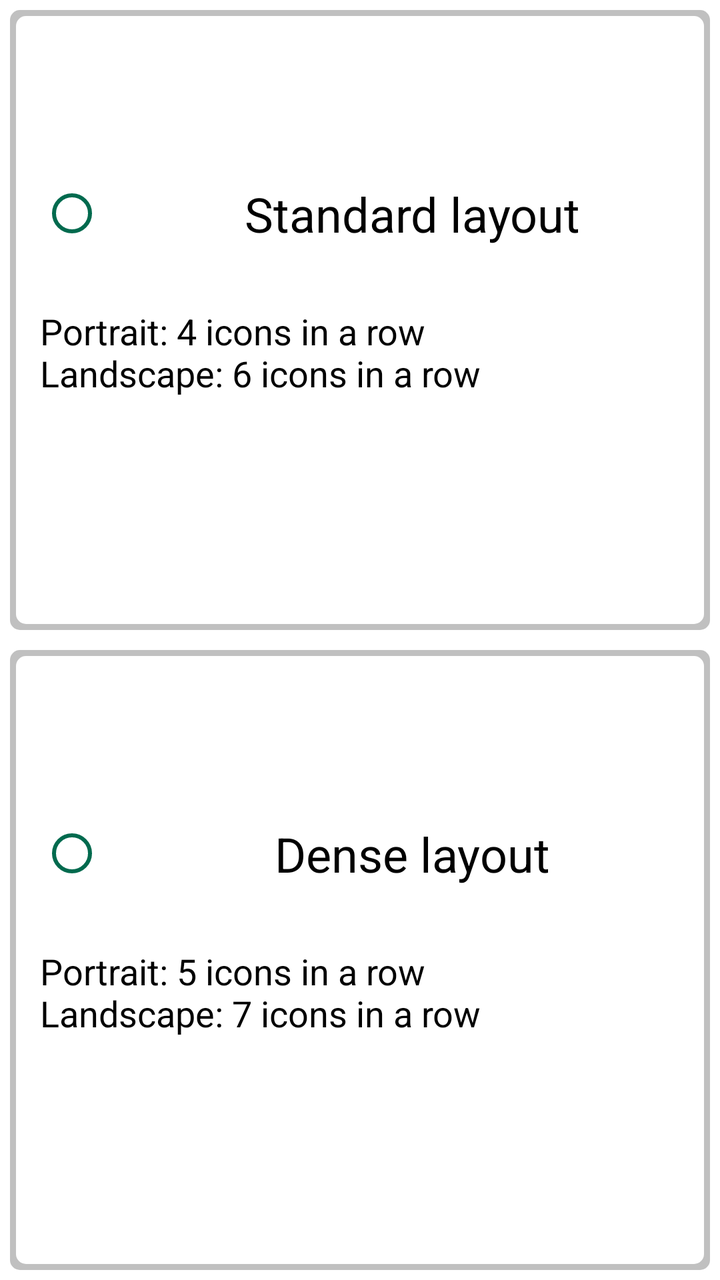
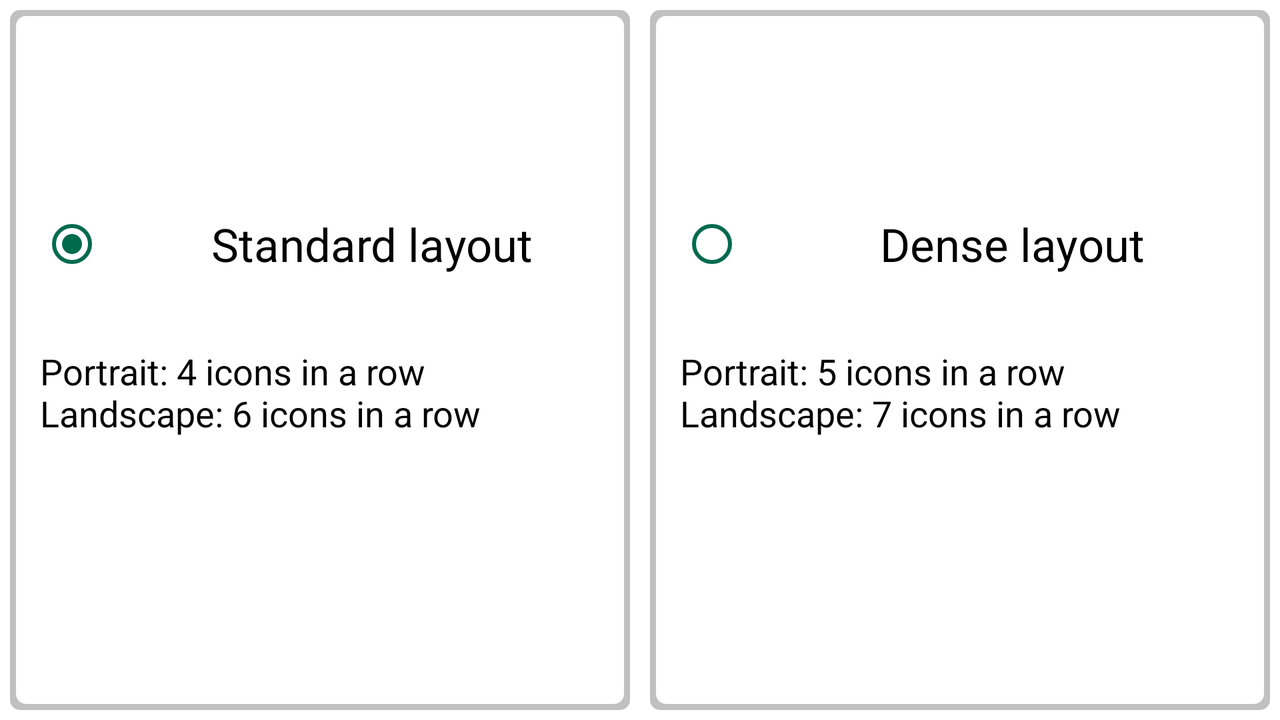

First picture: res/layout/ on a phone held upright. Second picture: the repository's own variant of that layout, on a device whose configuration matches the variant's folder. Source for both follows.
<!-- AndroidManifest.xml: application theme AppTheme -->
<!-- res/layout/forth.xml -->
<?xml version="1.0" encoding="utf-8"?>
<LinearLayout
    xmlns:android="http://schemas.android.com/apk/res/android"
    xmlns:tools="http://schemas.android.com/tools"
    android:layout_width="match_parent"
    android:layout_height="match_parent"
    android:orientation="vertical">

    <LinearLayout
        android:layout_width="match_parent"
        android:layout_height="match_parent"
        android:orientation="vertical"
        android:layout_weight="1"
        android:background="@drawable/customborder">

        <Space
            android:layout_width="match_parent"
            android:layout_height="wrap_content"
            android:layout_weight="1" />


        <RadioButton
            android:id="@+id/radioButton"
            android:layout_width="match_parent"
            android:layout_height="wrap_content"
            android:text="@string/standard"
            android:layout_weight="1"
            android:buttonTint="@color/darkGreen"
            android:textSize="24sp"
            android:layout_marginStart="20dp"
            android:textAlignment="center"/>

        <TextView
            android:layout_width="match_parent"
            android:layout_height="wrap_content"
            android:text="@string/_4_n_6"
            android:layout_marginStart="20dp"
            android:layout_weight="1"
            android:textSize="18sp"/>

        <Space
            android:layout_width="match_parent"
            android:layout_height="wrap_content"
            android:layout_weight="1"/>
    </LinearLayout>

    <LinearLayout
        android:layout_width="match_parent"
        android:layout_height="match_parent"
        android:orientation="vertical"
        android:layout_weight="1"
        android:background="@drawable/customborder">

        <Space
            android:layout_width="match_parent"
            android:layout_height="wrap_content"
            android:layout_weight="1" />


        <RadioButton
            android:id="@+id/radioButton1"
            android:layout_width="match_parent"
            android:layout_height="wrap_content"
            android:text="@string/plot"
            android:layout_weight="1"
            android:buttonTint="@color/darkGreen"
            android:textSize="24sp"
            android:layout_marginStart="20dp"
            android:textAlignment="center"/>

        <TextView
            android:layout_width="match_parent"
            android:layout_height="wrap_content"
            android:text="@string/_5_n_7"
            android:layout_weight="1"
            android:textSize="18sp"
            android:layout_marginStart="20dp"/>

        <Space
            android:layout_width="match_parent"
            android:layout_height="wrap_content"
            android:layout_weight="1"/>
    </LinearLayout>

</LinearLayout>
<!-- resources referenced by this layout -->
<resources>
  <color name="darkGreen">#006A4E</color>
  <!-- drawable customborder (drawable) -->
  <?xml version="1.0" encoding="utf-8"?>
  <layer-list
      xmlns:android="http://schemas.android.com/apk/res/android">
      <item>
          <shape android:shape="rectangle">
              <solid android:color="@color/white" />
          </shape>
      </item>
      <item android:left="5dp" android:right="5dp"  android:top="5dp" android:bottom="5dp" >
          <shape android:shape="rectangle">
              <solid android:color="@color/gray" />
              <corners android:radius="5dp"/>
          </shape>
      </item>
      <item android:left="8dp" android:right="8dp"  android:top="8dp"  android:bottom="8dp">
          <shape android:shape="rectangle">
              <solid android:color="@color/white" />
              <corners android:radius="5dp"/>
          </shape>
      </item>
  </layer-list>
  <string name="_4_n_6">Portrait: 4 icons in a  row \nLandscape: 6 icons in a row</string>
  <string name="_5_n_7">Portrait: 5 icons in a row\nLandscape: 7 icons in a row</string>
  <string name="plot">Dense layout</string>
  <string name="standard">Standard layout</string>
  <style name="AppTheme" parent="Theme.AppCompat.Light.DarkActionBar">
          
          <item name="colorPrimary">@color/colorPrimary</item>
          <item name="colorPrimaryDark">@color/colorPrimaryDark</item>
          <item name="colorAccent">@color/colorAccent</item>
          <item name="android:textColorPrimary">@color/black</item>
          <item name="android:textColor">@color/black</item>
          <item name="android:titleTextStyle">@style/AppTheme.titleTextStyle</item>
          <item name="android:windowTitleStyle">@style/AppTheme.titleTextStyle</item>
  
      </style>
  <color name="white">#FFFFFF</color>
  <color name="gray">#C0C0C0</color>
  <color name="colorPrimary">#3F51B5</color>
  <color name="colorPrimaryDark">#303F9F</color>
  <color name="colorAccent">#FF4081</color>
  <style name="AppTheme.titleTextStyle">
          <item name="android:textColor">
              @color/black
          </item>
      </style>
</resources>
<!-- res/layout-land/forth.xml (the author's variant of the layout above) -->
<!-- drawn on the phone turned sideways -->
<?xml version="1.0" encoding="utf-8"?>
<LinearLayout
    xmlns:android="http://schemas.android.com/apk/res/android"
    xmlns:tools="http://schemas.android.com/tools"
    android:layout_width="match_parent"
    android:layout_height="match_parent"
    android:orientation="horizontal">

    <LinearLayout
        android:layout_width="match_parent"
        android:layout_height="match_parent"
        android:orientation="vertical"
        android:layout_weight="1"
        android:background="@drawable/customborder">

        <Space
            android:layout_width="match_parent"
            android:layout_height="wrap_content"
            android:layout_weight="1" />


        <RadioButton
            android:id="@+id/radioButton"
            android:layout_marginStart="20dp"
            android:layout_width="match_parent"
            android:layout_height="wrap_content"
            android:checked="true"
            android:text="@string/standard"
            style="@style/RadioButtonGreenTheme"/>

        <TextView
            android:layout_marginStart="20dp"
            android:layout_width="match_parent"
            android:layout_height="wrap_content"
            android:text="@string/_4_n_6"
            android:layout_weight="1"
            android:textSize="18sp"/>

        <Space
            android:layout_width="match_parent"
            android:layout_height="wrap_content"
            android:layout_weight="1"/>
    </LinearLayout>

    <LinearLayout
        android:layout_width="match_parent"
        android:layout_height="match_parent"
        android:orientation="vertical"
        android:layout_weight="1"
        android:background="@drawable/customborder">

        <Space
            android:layout_width="match_parent"
            android:layout_height="wrap_content"
            android:layout_weight="1" />


        <RadioButton
            android:layout_marginStart="20dp"
            android:id="@+id/radioButton1"
            android:layout_width="match_parent"
            android:layout_height="wrap_content"
            android:text="@string/plot"
            style="@style/RadioButtonGreenTheme"/>

        <TextView
            android:layout_marginStart="20dp"
            android:layout_width="match_parent"
            android:layout_height="wrap_content"
            android:text="@string/_5_n_7"
            android:layout_weight="1"
            android:textSize="18sp"/>

        <Space
            android:layout_width="match_parent"
            android:layout_height="wrap_content"
            android:layout_weight="1"/>
    </LinearLayout>

</LinearLayout>
<!-- resources referenced by the variant -->
<!-- as the phone turned sideways resolves them -->
<resources>
  <!-- drawable customborder (drawable) -->
  <?xml version="1.0" encoding="utf-8"?>
  <layer-list
      xmlns:android="http://schemas.android.com/apk/res/android">
      <item>
          <shape android:shape="rectangle">
              <solid android:color="@color/white" />
          </shape>
      </item>
      <item android:left="5dp" android:right="5dp"  android:top="5dp" android:bottom="5dp" >
          <shape android:shape="rectangle">
              <solid android:color="@color/gray" />
              <corners android:radius="5dp"/>
          </shape>
      </item>
      <item android:left="8dp" android:right="8dp"  android:top="8dp"  android:bottom="8dp">
          <shape android:shape="rectangle">
              <solid android:color="@color/white" />
              <corners android:radius="5dp"/>
          </shape>
      </item>
  </layer-list>
  <string name="_4_n_6">Portrait: 4 icons in a  row \nLandscape: 6 icons in a row</string>
  <string name="_5_n_7">Portrait: 5 icons in a row\nLandscape: 7 icons in a row</string>
  <string name="plot">Dense layout</string>
  <string name="standard">Standard layout</string>
  <style name="RadioButtonGreenTheme">
          <item name="android:layout_weight">1</item>
          <item name="android:buttonTint">@color/darkGreen</item>
          <item name="android:textAlignment">center</item>
          <item name="android:textSize">23sp</item>
      </style>
  <style name="AppTheme" parent="Theme.AppCompat.Light.DarkActionBar">
          
          <item name="colorPrimary">@color/colorPrimary</item>
          <item name="colorPrimaryDark">@color/colorPrimaryDark</item>
          <item name="colorAccent">@color/colorAccent</item>
          <item name="android:textColorPrimary">@color/black</item>
          <item name="android:textColor">@color/black</item>
          <item name="android:titleTextStyle">@style/AppTheme.titleTextStyle</item>
          <item name="android:windowTitleStyle">@style/AppTheme.titleTextStyle</item>
  
      </style>
  <color name="white">#FFFFFF</color>
  <color name="gray">#C0C0C0</color>
  <color name="darkGreen">#006A4E</color>
  <color name="colorPrimary">#3F51B5</color>
  <color name="colorPrimaryDark">#303F9F</color>
  <color name="colorAccent">#FF4081</color>
  <style name="AppTheme.titleTextStyle">
          <item name="android:textColor">
              @color/black
          </item>
      </style>
</resources>
